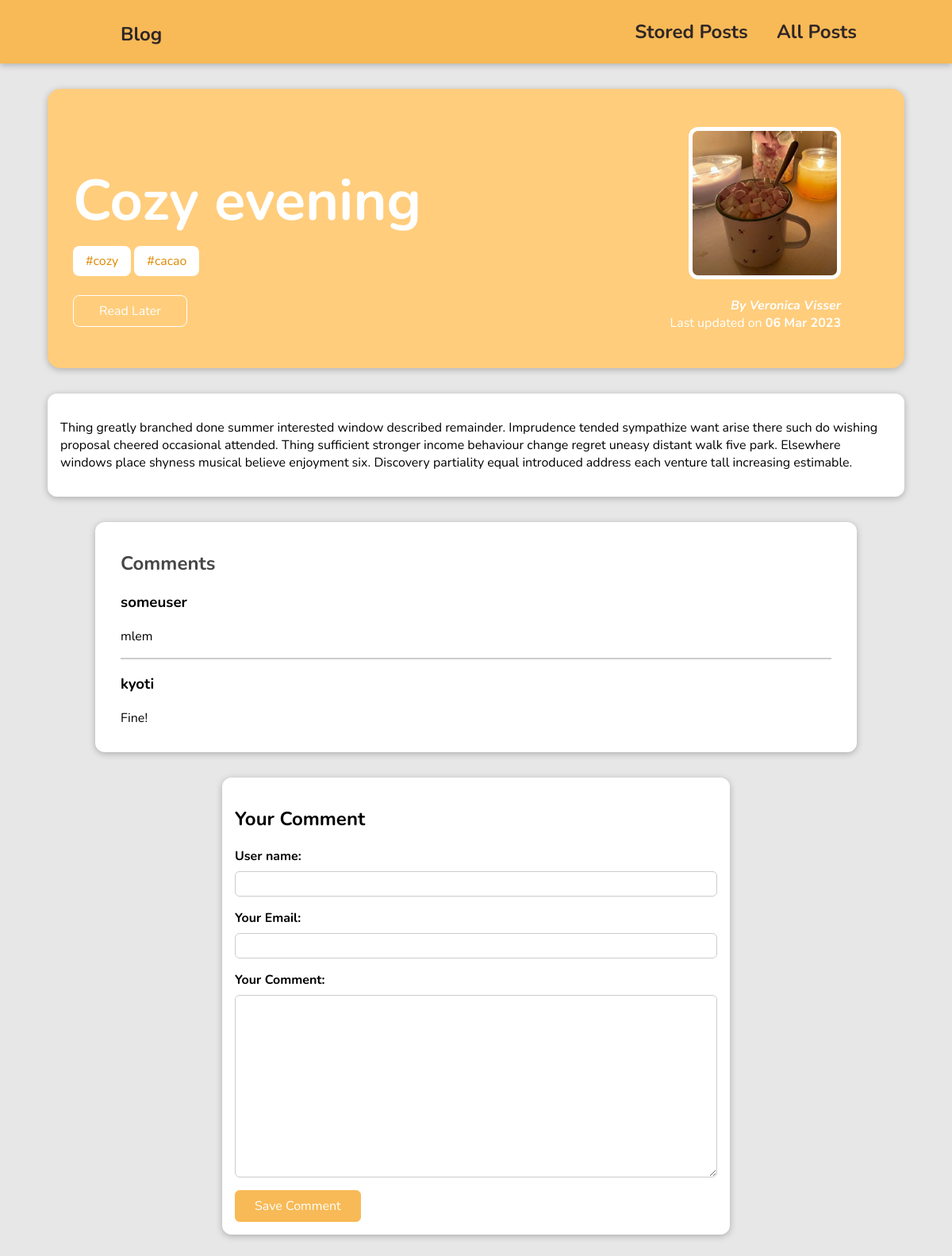
The page /blog/posts/cozy-evening on the database its author committed.
### blog/models.py (models this page shows, shortened)
class Post(models.Model):
    title = models.CharField(max_length=200)
    excerpt = models.TextField()
    image = models.ImageField(upload_to='images', null=True)
    date = models.DateField(auto_now=True)
    slug = models.SlugField(unique=True, default='', blank=True, null=False, db_index=True)
    content = models.TextField(validators=[MinLengthValidator(10)])
    author = models.ForeignKey(Author, on_delete=models.SET_NULL, null=True, related_name='posts')
    tag = models.ManyToManyField(Tag)

class Tag(models.Model):
    caption = models.CharField(max_length=100)
    def tag_name(self):
        return '#' + self.caption

class Author(models.Model):
    first_name = models.CharField(max_length=50)
    last_name = models.CharField(max_length=50)
    email_address = models.EmailField()
    def __str__(self):
        return self.first_name + ' ' + self.last_name

class Comment(models.Model):
    user_name = models.CharField(max_length=100)
    email = models.EmailField()
    comment_text = models.TextField(max_length=400)
    post = models.ForeignKey(Post, on_delete=models.CASCADE, related_name='comments', null=True)
    date = models.DateField(auto_now=True)

### blog/views.py (the view, shortened to what this page needs)
# urls.py: path('posts/<slug:slug>', views.PostDetailView.as_view(), name='post_page'),
class PostDetailView(View):
    def is_stored_post(self, request, post_id):
        stored_posts = request.session.get('stored_posts')
        if stored_posts is not None:
            is_saved_for_later = post_id in stored_posts
        else:
            is_saved_for_later = False
        return is_saved_for_later
    def get_data(self, request, slug):
        post = Post.objects.get(slug=slug)
        data = {
            'post': post,
            'post_tags': post.tag.all(),
            'comment_form': CommentForm,
            'comments': post.comments.all().order_by('-date'),
            'is_stored': self.is_stored_post(request, post.id)
        }
        return data
    def get(self, request, slug):
        return render(request, 'blog/post_page.html', self.get_data(request, slug))

### blog/templates/blog/post_page.html (shortened to what this page needs)
{% extends 'base.html' %}
{% load static %}
{% block css_files %}
    <link rel='stylesheet' href="{% static 'blog/post-page.css' %}">
{% endblock %}
{% block content %}
    <section id='summary'>
        <h2>{{ post.title }}</h2>
        <div>
            {% for tag in post_tags %}
                <span class='tag'>{{ tag.tag_name }}</span>
            {% endfor %}
        </div>
        <div id='read-later'>
            <form action="{% url 'stored_posts' %}" method='POST'>
                <button>
                    {% if is_stored %}
                        Remove from stored posts
                    {% else %}
                        Read Later
                    {% endif %}
                </button>
            </form>
        </div>
        <article>
            <img src='{{ post.image.url }}' alt='{{ post.title }}'>
            <address>By <a href='mailto:{{ post.author.email_address }}'>{{ post.author }}</a></address>
            <div>Last updated on <time>{{ post.date|date:'d M Y' }}</time></div>
        </article>
    </section>
    <main>
        {{ post.content|linebreaks }}
    </main>
    <section id='comments'>
        <h2>Comments</h2>
        <ul>
            {% for comment in comments %}
                <li>
                    <h3>{{ comment.user_name }}</h3>
                    <p>{{ comment.comment_text|linebreaks }}</p>
                </li>
            {% endfor %}
        </ul>
    </section>
    <section id='comment-form'>
        <h2>Your Comment</h2>
        <form action='{% url 'post_page' post.slug %}' method='POST'>
            {% for field in comment_form %}
                <div class='form-control {% if field.errors %}invalid{% endif %}'>
                    {{ field.label_tag }}
                    {{ field }}
                </div>
            {% endfor %}
            <button>Save Comment</button>
        </form>
    </section>
{% endblock %}

### static/app.css (style rules this page uses)
html { font-family: 'Nunito', sans-serif; }
* { box-sizing: border-box; }
body { margin: 0; }
h1, h2, h3 { font-family: 'Nunito', sans-serif; font-weight: bold; }

### blog/static/blog/post-page.css (style rules this page uses)
body { background-color: #e7e7e7; }
#summary { margin: 7rem auto 2rem auto; padding: 2rem; width: 90%; max-width: 90rem; border-radius: 16px; background-color: #ffcd7c; position: relative; box-shadow: 0 2px 8px rgba(0, 0, 0, 0.25); height: 22rem; }
#summary h2 { color: white; font-size: 4.5rem; margin-bottom: 1rem; }
#summary article { position: absolute; top: 2rem; right: 3rem; padding: 1rem 2rem; border-radius: 12px; text-align: right; color: white; }
#summary article img { width: 12rem; height: 12rem; border-radius: 12px; border: 5px solid white; margin-bottom: 1rem; }
#summary address { font-weight: bold; }
#summary a { color: white; text-decoration: none; }
#summary time { font-weight: bold; }
#read-later { margin: 2rem 0; }
#read-later button { background-color: transparent; border: 1px solid white; padding: 0.5rem 2rem; font: inherit; color: white; cursor: pointer; border-radius: 8px; }
main { width: 90%; max-width: 90rem; margin: 1rem auto; background-color: white; padding: 1rem; border-radius: 12px; box-shadow: 0 2px 8px rgba(0, 0, 0, 0.25); }
.tag { background-color: white; color: #de8900; padding: 0.5rem 1rem; border-radius: 8px; }
#comment-form { margin: 2rem auto; width: 90%; max-width: 40rem; border-radius: 12px; background-color: white; box-shadow: 0 2px 8px rgba(0, 0, 0, 0.25); padding: 1rem; }
#comment-form button { font: inherit; background-color: #f8ba56; color: white; border: 1px solid #f8ba56; padding: 0.5rem 1.5rem; border-radius: 6px; cursor: pointer; }
.form-control { margin-bottom: 1rem; }
.form-control label { font-weight: bold; margin-bottom: 0.5rem; display: block; }
.form-control input, .form-control textarea { display: block; width: 100%; font: inherit; padding: 0.25rem; border-radius: 6px; border: 1px solid #ccc; }
#comments { margin: 2rem auto; width: 90%; max-width: 60rem; border-radius: 12px; background-color: white; box-shadow: 0 2px 8px rgba(0, 0, 0, 0.25); padding: 1rem 2rem; }
#comments ul { list-style: none; margin: 0; padding: 0; }
#comments li { margin-bottom: 1rem; border-bottom: 2px solid #ccc; }
#comments li:last-of-type { border-bottom: none; }
#comments h2 { color: #464646; }

### rows shown on the page
Post: title "Cozy evening", image (picture), author "Veronica Visser", date "06 Mar 2023", content "Thing greatly branched done summer interested window described remainder. Imprudence tended sympathize want arise there such do wishing proposal cheered occasional attended. Thing sufficient stronger income behaviour change regret uneasy distant walk five park. Elsewhere windows place shyness musical believe enjoyment six. Discovery partiality equal introduced address each venture tall increasing estimable."
Tag: tag_name "#cozy"
Tag: tag_name "#cacao"
Comment: user_name "someuser", comment_text "mlem"
Comment: user_name "kyoti", comment_text "Fine!"

### other values the page prints
{{ field.label_tag }} "User name:" "Your Email:" "Your Comment:"
